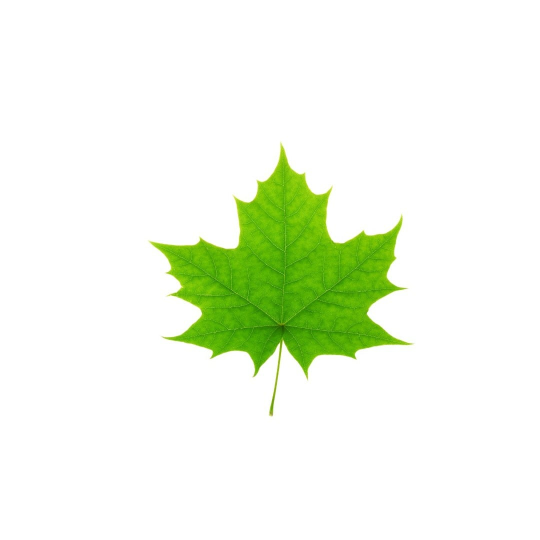
#> input picture level2/mapleleafcorrect.jpg, 1080 x 1080 px (shown at 1/2 size)
$ python level2.py   (older library calls are emulated)
#> lines starting #> are read from the running program, lines starting #| are printed output that depends on the picture; after the words box and inside, x2 and y2 are one past the last pixel; in counts of white or black regions, pixels touching at a corner belong together
#Importing required libraries
import numpy as np
import cv2
from PIL import Image
from skimage.measure import compare_ssim as ssim #for calculating similarity between features

#Converting to grayscale for resizing to compare similarity score
maple = Image.open('mapleleafcorrect.jpg').convert('L')
neem = Image.open('neemleafcorrect.jpg').convert('L')
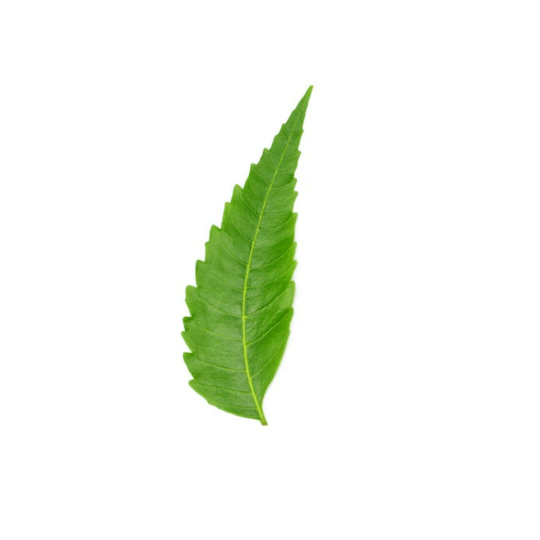
#> input picture level2/neemleafcorrect.jpg, 1080 x 1080 px (shown at 1/2 size)

#Reading the images
img1 = cv2.imread('mapleleaves.jpg')
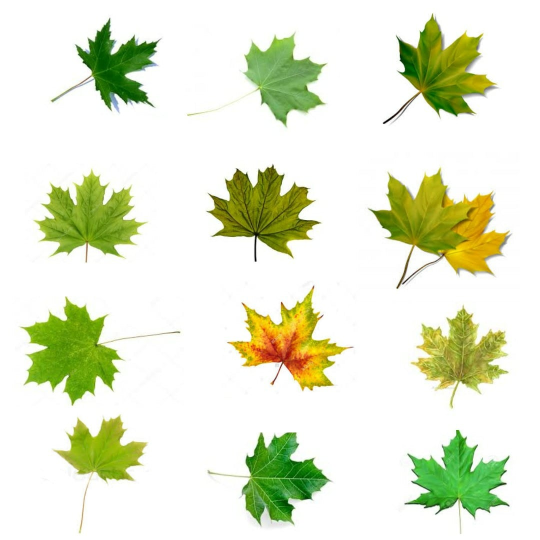
#> input picture level2/mapleleaves.jpg, 1080 x 1080 px (shown at 1/2 size)
#> img1 is the input picture: shape (1080, 1080, 3); mean B, G, R 208.1, 233.4, 227.4
gray1 = cv2.imread('mapleleaves.jpg', 0)
#> gray1: shape (1080, 1080); min 0, max 255, mean 228.8

img2 = cv2.imread('neemleaves.jpg')
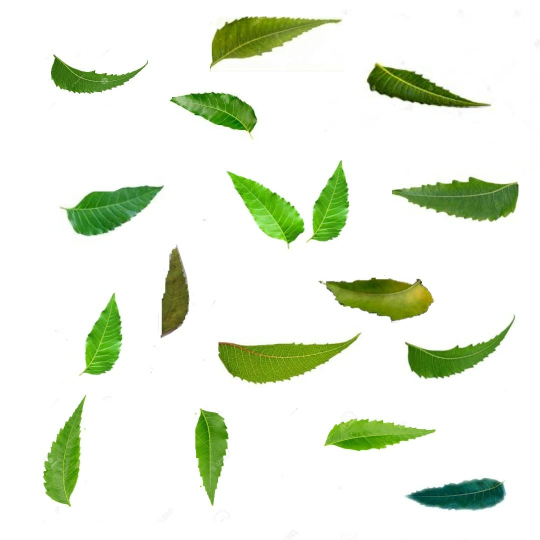
#> input picture level2/neemleaves.jpg, 1080 x 1080 px (shown at 1/2 size)
#> img2 is the input picture: shape (1080, 1080, 3); mean B, G, R 223.2, 238.4, 231
gray2 = cv2.imread('neemleaves.jpg', 0)
#> gray2: shape (1080, 1080); min 17, max 255, mean 234.5

'''
Thresholding the pics for contour detection and constructing bounding boxes.
The bounding box are required for cropping leaves present in the image and their
subsequent similarity prediction.
'''
_, thresh1 = cv2.threshold(gray1, 237, 255, 0)
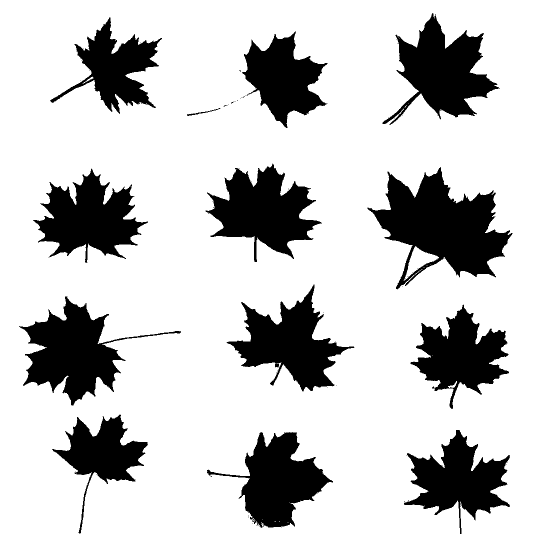
#> thresh1: shape (1080, 1080) (shown at 1/2 size); 78.2% white; 80 black regions (67 under 20 px), largest, box (x1, y1, x2, y2) and area: (735, 334, 1025, 579) 33081, (38, 593, 362, 811) 24186, (765, 26, 1000, 250) 23017
thresh2 = cv2.adaptiveThreshold(gray2 , 255 ,cv2.ADAPTIVE_THRESH_MEAN_C, cv2.THRESH_BINARY, 11, 2)  #Adaptive thresholding yields better results than normal thresholding
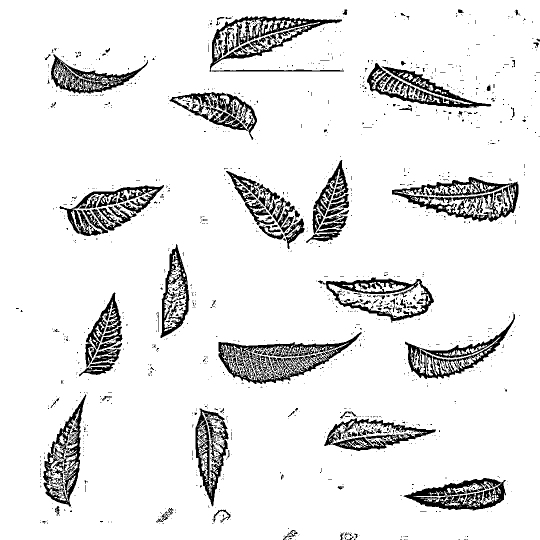
#> thresh2: shape (1080, 1080) (shown at 1/2 size); 90.8% white; 1623 black regions (1453 under 20 px)

contours1, _ = cv2.findContours(thresh1, cv2.RETR_TREE, cv2.CHAIN_APPROX_SIMPLE)
#> contours1 = 122 contours, 106 with area under 20; largest, box (x1, y1, x2, y2) and area: (0, 0, 1080, 1080) 1164241, (734, 333, 1026, 580) 35502, (37, 592, 363, 812) 24866, (764, 25, 1001, 251) 23590, (410, 327, 645, 525) 23548
contours2, _ = cv2.findContours(thresh2, cv2.RETR_TREE, cv2.CHAIN_APPROX_SIMPLE)
#> contours2 = 2838 contours, 2442 with area under 20; largest, box (x1, y1, x2, y2) and area: (0, 0, 1080, 1080) 1163928, (436, 663, 724, 769) 15045, (783, 353, 1038, 445) 14260, (418, 32, 685, 145) 12947, (650, 554, 869, 646) 12754

font = cv2.FONT_HERSHEY_COMPLEX  #setting the font for labelling

#Creating a function to calculate the leaf similarity
def leaf_type(img, gray, cords):
    x, y, w, h = cords
    crop = gray[y:y+h, x:x+h]   #Cropping the image based on bounding boxes
    img = img.resize((crop.shape[1],crop.shape[0]))     #Resizing the original grayscale image to cropped image for calculating similarity
    img = np.array(img)
    (score, diff) = ssim(crop,img, full=True)           #Passing both the cropped images and resized image to calculate similarity
    return score

#Passing the contours for maple images for calculating similarity
for cnt in contours1:
    x, y, w, h = cv2.boundingRect(cnt)
    if len(cnt) < 250:          #Setting a threshold to filter weaker predictions
        continue
    cords = (x, y, w, h)
    score = leaf_type(maple ,gray1, cords)      #Calling the leaf_type function which returns the calculated score
    cv2.putText(img1, 'Maple : ' + str(round(score*100,2)), (x, y-3), font, 0.8, (255,0,0), 2)
#> this loop made 122 passes
#> cnt on passes 1, 4, 5, 6, 9, 11, 14, 15, 16: [[0, 0], [0, 1079], [1079, 1079], [1079, 0]], [[511, 1050], [512, 1049], [513, 1050], [512, 1051]], [[523, 1048], [524, 1047], [525, 1048], [524, 1049]], [[503, 1047], [504, 1046], [505, 1047], [504, 1048]], [[496, 1031], [497, 1030], [498, 1031], [497, 1032]], [[981, 1015], [982, 1014], [983, 1015], [982, 1016]], [[854, 982], [855, 981], [856, 982], [855, 983]], [[487, 968], [488, 967], [489, 968], [488, 969]], [[270, 959], [271, 958], [272, 959], [271, 960]]
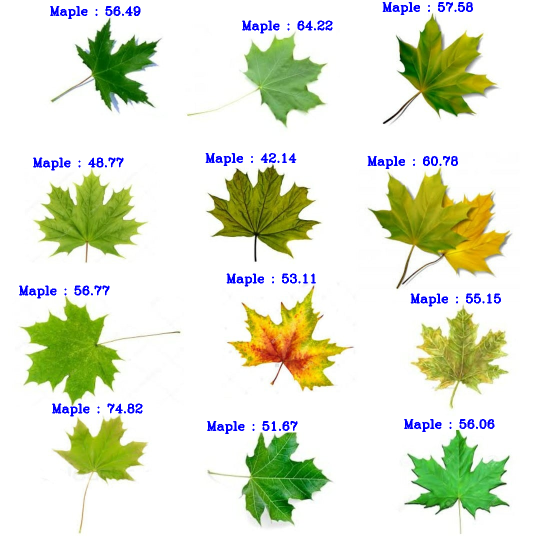
#> img1: shape (1080, 1080, 3) (shown at 1/2 size); 1.45% of pixels changed, all inside (x1, y1, x2, y2) = (38, 4, 1002, 868)

#Writing and visualizing the output
cv2.imshow('a',img1)
cv2.imwrite('output2_1.png',img1)

#Reapeating the same steps for neem leaves image
for cnt in contours2:
    x, y, w, h = cv2.boundingRect(cnt)
    if len(cnt) < 345:
        continue
    cords = (x, y, w, h)
    score = leaf_type(neem, gray2, cords)
    cv2.putText(img2,'Neem : ' + str(round(score*100,2)), (x, y-3), font, 0.8, (255,0,0), 2)
#> this loop made 2838 passes
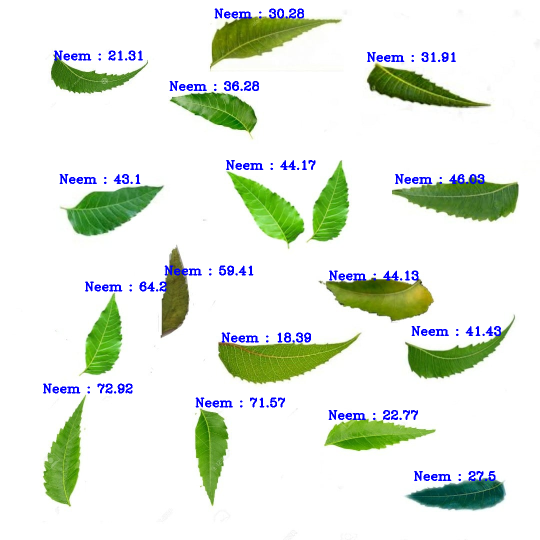
#> img2: shape (1080, 1080, 3) (shown at 1/2 size); 1.75% of pixels changed, all inside (x1, y1, x2, y2) = (86, 17, 1002, 962)

cv2.imshow('b',img2)
cv2.imwrite('output2_2.png',img2)
